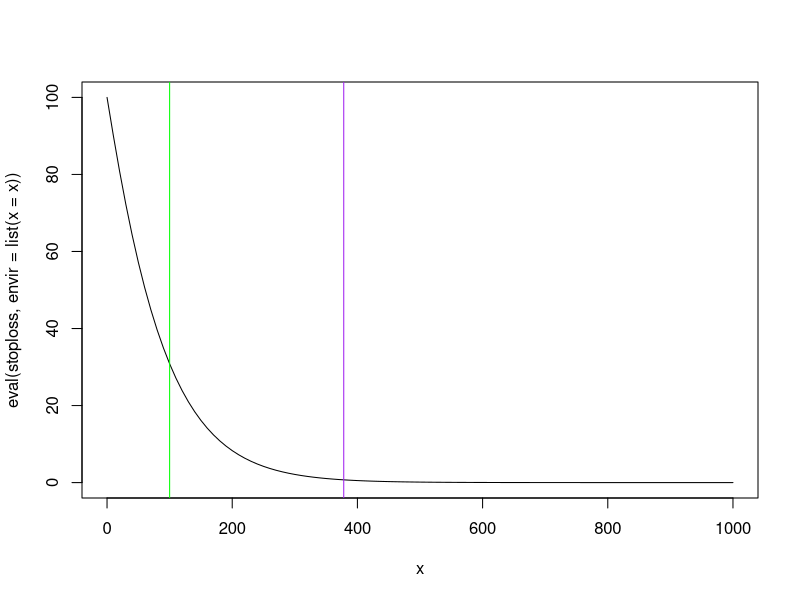
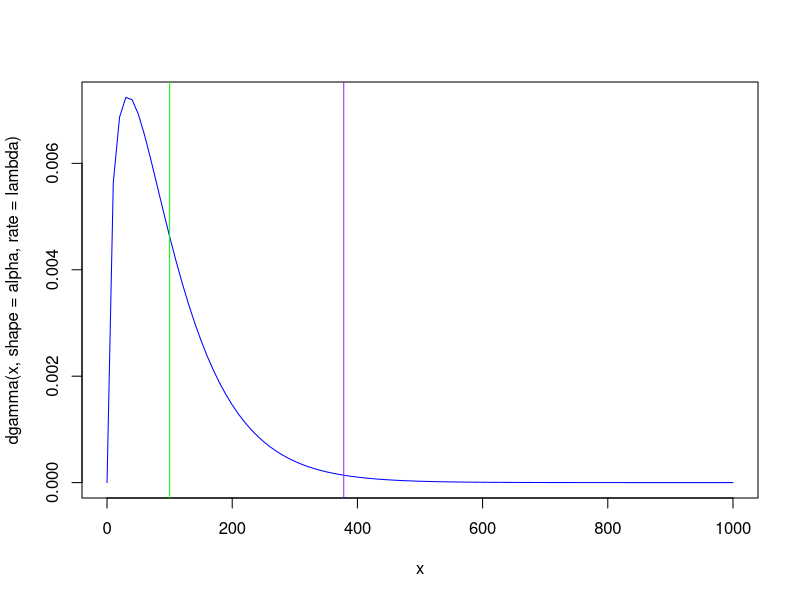
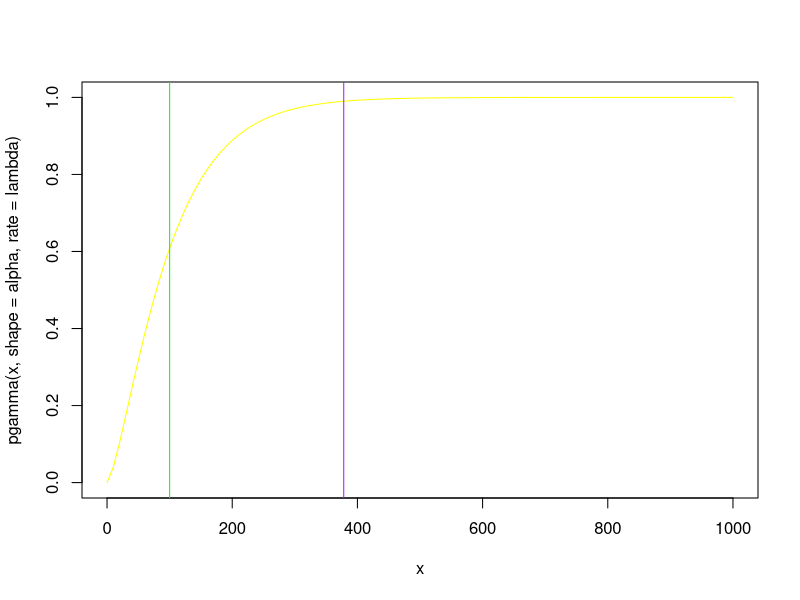

Here is the R script that generated these plots, in order: (Note: this script raises an error after producing the figures.)
### EXERCICE DEPANNAGE INTRO II

###---------------------------NUMERO 1-----------------------------------------
##a)
alpha <- 1.5
lambda <- 1.5/100
#E[x]
esperance <- alpha/lambda


#Var(x)
variance <- alpha/lambda^2
#sqrt(var(x))
sd <- sqrt(variance) #=81.64966

##b)

#VaR.99(x)

VaR <- qgamma(0.99,shape=alpha,rate=lambda)

##c
stop_loss <- (alpha/lambda)*(1-pgamma(VaR,alpha+1,lambda))-VaR*(1-pgamma(VaR,alpha,lambda))


##d)

(TVaR <- (1/(1-0.99))*stop_loss + VaR)

##e)

#stop_loss
stoploss <- expression((alpha/lambda)*(1-pgamma(x,alpha+1,lambda))-x*(1-pgamma(x,alpha,lambda)))
curve(eval(stoploss,envir = list(x=x)),from=0,to=1000)
abline(v=VaR,col="purple")
abline(v=100,col="green")
#density
f <- curve(dgamma(x,shape=alpha,rate=lambda),add=F,col="blue",xlim=c(0,1000))
abline(v=VaR,col="purple")
abline(v=100,col="green")
#repartition
repar <- curve(pgamma(x,shape=alpha,rate=lambda),add=F,from=0,to=1000,col="yellow")
abline(v=VaR,col="purple")
abline(v=100,col="green")


### -------------------------NUMERO 2-----------------------------------------------

## a)
rm(list=ls())
mu <- log(100) - 1/2
sd <- 1
#E[x]
esperance <- exp(mu+sd^2/2) #100

#Var(x)
variance <- exp(2*mu+sd^2)*(exp(sd^2)-1)
#sqrt(var(x))
sigma <- sqrt(variance) #131

## b)

VaR <- qlnorm(0.99,meanlog=mu,sdlog=sd) #621.1161

## c)
(stop_loss <- esperance*(1-pnorm((log(VaR)-mu)/sd,sd,1))-VaR*(1-pnorm((log(VaR)-mu)/sd,0,1)))

## d)
(TVaR <- (1/(1-0.99))*stop_loss + VaR) ## 923.6225

##e 
#Stop_loss
stoploss <- expression(esperance*(1-pnorm((log(VaR)-mu)/sd,sd,1))-VaR*(1-pnorm((log(VaR)-mu)/sd,0,1)))
curve(eval(stoploss,envir=list(x=x)),xlim=c(0,1000))
abline(v=VaR,col="purple")
abline(v=esperance,col="green")
# Density

f <- curve(dlnorm(x,meanlog=log(100)-1/2,sdlog=1),add=F,col="blue",xlim=c(0,1000))
abline(v=VaR,col="purple")
abline(v=esperance,col="green")
#Repartion

repar <- curve(plnorm(x,meanlog=log(100)-1/2,sdlog=1),add=F,from=0,to=1000,col="yellow")
abline(v=VaR,col="purple")
abline(v=esperance,col="green")

###---------------------------------NUMERO 3---------------------------------------

rm(list=ls())
repartition <- expression(0.8*(1-exp(-x/75)) + 0.2*(1-exp(-x/200)))


## a)

# density
(fx <- D(repartition,"x"))

## d)

esperance <-  0.8*(75)+ 0.2*(200)
esperance2 <- 0.8*(2*(75)^2) + 0.2*(2*(200)^2)
sigma <- sqrt(esperance2 - esperance^2)

Fun_exp<- function(y) 0.8*pexp(y,1/75) + 0.2*pexp(y,1/200)
kappa <- c(0.5,0.99,0.9999)

VaR <- sapply(kappa,function(t) optimize(function(y) abs(Fun_exp(y)-t),c(0,10000),maximum=F)[[1]])
esperance_tronque <- function(x,b) x*exp(-1*x*b) + exp(-1*x*b)/b
esp_tronq_fun<- sapply(VaR, function(y) (0.8*esperance_tronque(y,1/75) + 0.2*esperance_tronque(y,1/200)))
(TVaR <- esp_tronq_fun*(1/(1-kappa)))
(LTVaR <- (1/kappa)*esperance - ((1-kappa)/kappa)*TVaR)

### e)

curve(0.8*dexp(x,1/75)+0.2*dexp(x,1/200),0,1000)
abline(v=esperance,col="blue")
abline(v=VaR[2],col="green")

curve(0.8*pexp(x,1/75)+0.2*pexp(x,1/200),0,1000)
abline(v=esperance,col="blue")
abline(v=VaR[2],col="green")


esp_tronq <- function(y) 0.8*esperance_tronque(y,1/75) + 0.2*esperance_tronque(y,1/200)
stop_loss <- function(x)
{
  esp_tronq(x)*(0.8*(1-pexp(x,1/75)) + 0.2*(1-pexp(x,1/200)))
}
plot(function(x) stop_loss(x),xlim=c(0,1000))
abline(v=esperance,col="blue")
abline(v=VaR[2],col="green")
   
  


###------------------------numero 4----------------------------------------------
rm(list=ls())
r <- 2
q <- 1/2
##a)

#E[x]
esperance <- r*(1-q)/q

#Var(x)
variance <- r*(1-q)/q^2
sigma <- sqrt(variance)

##b

VaR <- qnbinom(0.99,r,q)

##c)

x <- dnbinom(10:10000,r,q)
y <- c(10:10000) - 9
sum(x*y)


stop_loss <-  esperance*(1-pnbinom(VaR-1,r+1,q))-VaR*(1-pnbinom(VaR,r,q))

##d)

TVaR <- stop_loss*(1/(1-0.99))+VaR 
##e)
y <- sapply(1:1000,function(x) dnbinom(x,r,q))
length(y)
length(x)
x <- c(1:1000)
plot(x,y,type="h",xlim=c(0,10))
##f)

distribution <- expression(pnbinom(x,r,q))
plot(eval(distribution,envir=list(x=x)),type="l",xlim=c(0,10))
abline(v=esperance,col="blue")
abline(v=VaR,col="green")


stoploss <- expression(esperance*(1-pnbinom(x-1,r+1,q))-x*(1-pnbinom(x,r,q)))
plot(eval(stoploss,envir=list(x=x)),type="l",xlim=c(0,100))
abline(v=esperance,col="blue")
abline(v=VaR,col="green")


## g)
stop_loss <- function(x) esperance*(1-pnbinom(qnbinom(x,r,q)-1,r+1,q)) - qnbinom(x,r,q)*(1-pnbinom(qnbinom(x,r,q),r,q))
stop_loss(0.99)
TVaR <- function(x)
{
  stop_loss(x)*(1/(1-x))+qnbinom(x,r,q)
}
  TVaR(0.01)
plot(TVaR)
curve(qnbinom(x,r,q),add=T)

###---------------------------------Numero 5--------------------------------------

rm(list=ls()) 

u <- 1/1000

sigma <- optimize(function(x) abs(x*qnorm(0.99) - x^2/2 -log(1/1000 * qexp(0.99,1/1000))),c(0,50),maximum=F)[[1]]
mu <- log(1000) - (sigma^2)/2

##c)
curve(dexp(x,u),0,5000)
curve(dlnorm(x,mu,sigma),add=T)
abline(v=1000,col="green")
abline(v=qexp(0.99,1/1000),col="blue")
##d)
curve(pexp(x,u),0,5000)
curve(plnorm(x,mu,sigma),add=T)
abline(v=1000,col="green")
abline(v=qexp(0.99,1/1000),col="blue")
##e)

















































